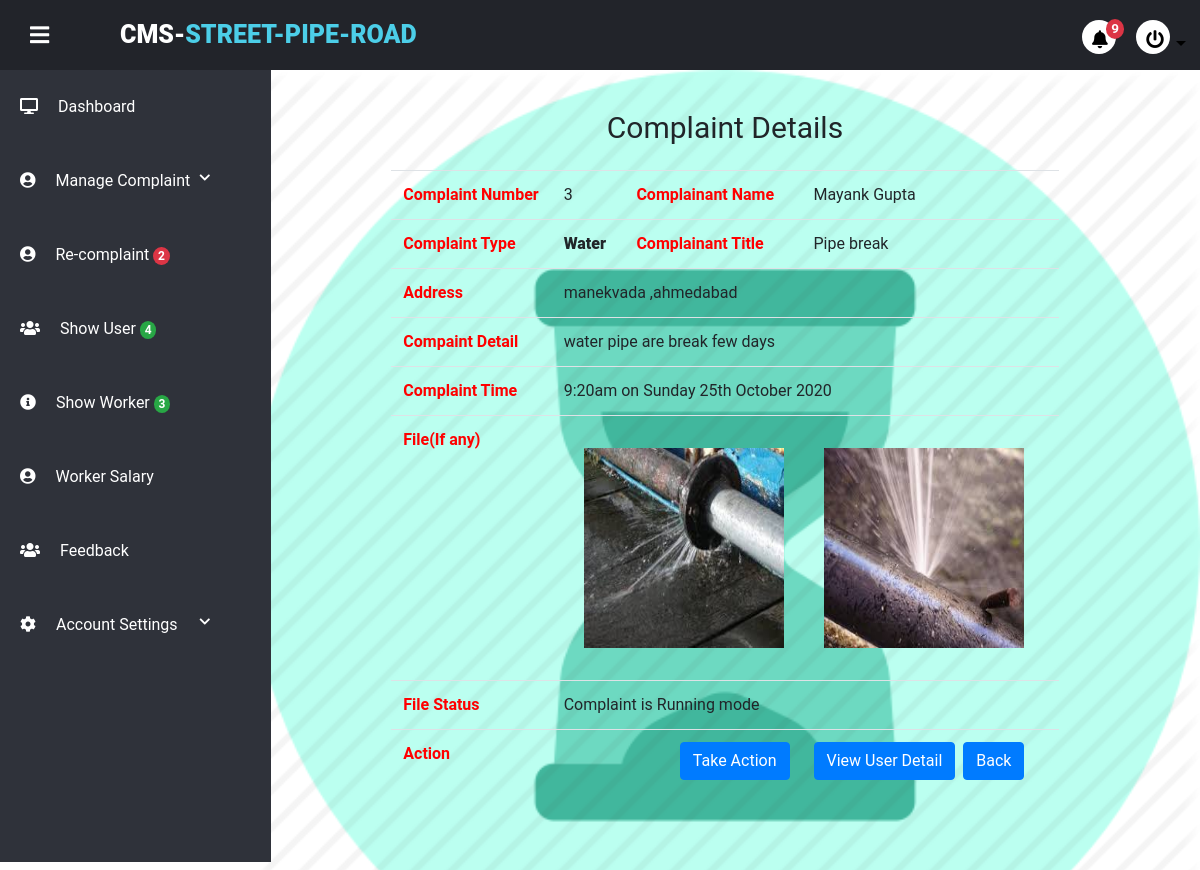
The app's page /project/admin/complaindetailrunning.php?complaintid=3 with its own data.
### tables this page shows
CREATE TABLE `usertb` (
  `user_id` int(11) NOT NULL,
  `user_name` varchar(20) NOT NULL,
  `last_name` varchar(20) NOT NULL,
  `user_email` varchar(100) NOT NULL,
  `user_role` varchar(100) NOT NULL,
  `user_image` varchar(255) NOT NULL,
  `user_city` varchar(100) NOT NULL,
  `pwd` varchar(255) NOT NULL,
  `security_que` varchar(100) NOT NULL,
  `sequrity_ans` varchar(100) NOT NULL,
  `contact` varchar(100) NOT NULL,
  `user_area` varchar(50) NOT NULL,
  `user_pincode` varchar(12) NOT NULL,
  `account_time` timestamp NOT NULL DEFAULT current_timestamp()
);

CREATE TABLE `complain_tb` (
  `complaint_id` int(20) NOT NULL,
  `complaint_title` varchar(100) NOT NULL,
  `c_type` varchar(20) NOT NULL,
  `complaint_discription` varchar(255) NOT NULL,
  `user_id` int(10) NOT NULL,
  `user_worker_id` int(10) NOT NULL,
  `padding` enum('1','0') NOT NULL,
  `running` enum('1','0') NOT NULL,
  `complete` enum('1','0') NOT NULL,
  `image` varchar(255) NOT NULL,
  `c_address` varchar(255) NOT NULL,
  `recever_image` varchar(600) NOT NULL,
  `ctimestamp` datetime NOT NULL DEFAULT current_timestamp(),
  `solvetimestamp` datetime NOT NULL DEFAULT current_timestamp()
);

### project/admin/complaindetailrunning.php (the view, shortened to what this page needs)
<!DOCTYPE html>
<html lang="en" dir="ltr">
<?php include("partial/_dbconnect.php");
include("partial/link.php");
?>
<body>
    <div class="wrapper">
        <?php include("partial/header.php");?>
        <div class="main-container">
            <div class="container my-3">
            <center style="font-size:30px;margin:20px;">Complaint Details</center>
                <table class="table table-borderedless mx-auto" style="width: 75%;">
                <tbody>
                        <?php
                        $complaint_get_id=$_GET['complaintid'];
                        $sql="SELECT * FROM `complain_tb` WHERE `complaint_id`='$complaint_get_id'";
                        $result=mysqli_query($conn,$sql);
                        while($row = mysqli_fetch_assoc($result))
                        {
                            $complaint_id=$row["complaint_id"];
                            $complaint_name=$row["complaint_title"];
                            $complaint_dis=$row["complaint_discription"];
                            $complaint_ctimestamp=$row["ctimestamp"];
                            $date=date_create($complaint_ctimestamp);
                            $complaint_user_id=$row["user_id"];
                            $res_c_image=$row["image"];
                            $c_type=$row["c_type"];
                            $c_address=$row["c_address"];
                            $sql2="SELECT * FROM `usertb` WHERE `user_id`=$complaint_user_id";
                            $result2=mysqli_query($conn,$sql2);
                            while($row2 = mysqli_fetch_assoc($result2))
                            {
                                $complaint_user_name=$row2["user_name"];
                                $complaint_last_name=$row2["last_name"];
                      echo'  <tr>
                            <th scope="row">Complaint Number</th>
                            <td>'.$complaint_id.'</td>
                            <th scope="row"> Complainant Name</th>
                            <td>'.ucfirst($complaint_user_name).' '.ucfirst($complaint_last_name).'</td>
                        </tr>
                        <tr>
                        <th scope="row">Complaint Type</th>
                        <td style="font-weight:900;">'.ucfirst($c_type).'</td>
                        <th scope="row"> Complainant Title</th>
                        <td>'.ucfirst($complaint_name).'</td>
                        </tr>
                        <tr>
                            <th scope="row">Address</th>
                            <td colspan="3">'.$c_address.'</td>
                        </tr>
                        <tr>
                            <th scope="row"> Compaint Detail</th>
                            <td colspan="3">'.$complaint_dis.'</td>
                        </tr>
                        <tr>
                            <th scope="row">Complaint Time</th>
                            <td colspan="3">'.date_format($date, 'g:ia \o\n l jS F Y').'</td>
                        </tr>
                        <tr>
                            <th scope="row">File(If any)</th>
                            <td colspan="3">';
                            $res_c_image=explode(" ",$res_c_image);
                            $count=count($res_c_image)-1;
                            for ($i=0; $i <$count ; ++$i) {
                                echo '<img src="../../USER_WORK/'.$res_c_image[$i].'" alt="" style="margin:20px;" height="200px" width="200px" >';
                            }
                           echo'</td>
                        </tr>
                        <tr>
                            <th scope="row"> File Status</th>
                            <td colspan="3">Complaint is Running mode</td>
                        </tr>
                        <tr>
                            <th scope="row">Action</th>
                            <td colspan="2" style="text-align:right"> <button type="button" class="btn btn-primary"
                                    data-toggle="modal" data-target="#staticBackdrop">
                                    Take Action
                                </button>
                            <td><button type="button" class="btn btn-primary" data-toggle="modal"
                                    data-target="#viewuserdetail">
                                    View User Detail
                                </button>
                                &nbsp;<a href="runningprocess.php" class="btn btn-primary">Back</a></td></td>
                                                    </tr>';
                            }
                        }
                        ?>
                    </tbody>
                </table>
            </div>
        </div>
</body>
</html>

### project/admin/css/style.css (style rules this page uses)
* { margin: 0; padding: 0; list-style: none; text-decoration: none; box-sizing: border-box; transition: 0.5s; font-family: "Roboto", sans-serif; }
body { background: #fff; }
.wrapper .main-container { width: (100% - 250px); margin-top: 70px; margin-left: 250px; padding: 15px; background: url(image/pprocess.png)no-repeat; background-size: cover; height: 100vh; transition: 0.3s; }

### project/admin/complaindetailrunning.php (style rules this page uses)
th { color: red; }

### records on screen
complain_tb: complaint_id "3", c_type "Water", complaint_title "Pipe break", c_address "manekvada ,ahmedabad", complaint_discription "water pipe are break few days", ctimestamp "9:20am on Sunday 25th October 2020"
usertb: user_name "Mayank", last_name "Gupta"

### other values on screen
$ncount "9"
$ncount "2"
$ncount "4"
$ncount "3"
